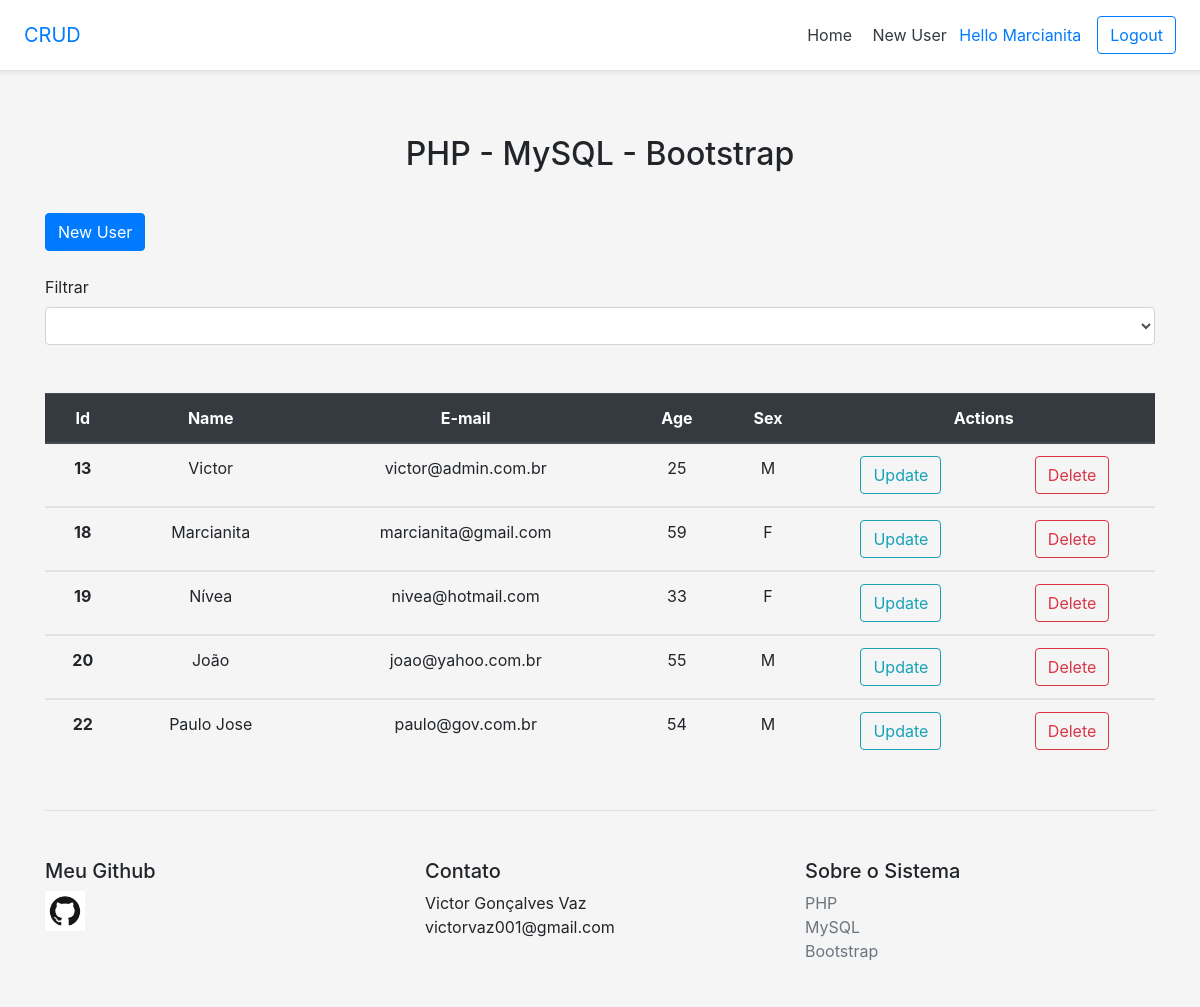
/index.php (signed in), run on the app's committed database.
### tables this page shows
CREATE TABLE `aluno` (
  `id` int NOT NULL AUTO_INCREMENT,
  `nome` varchar(50) DEFAULT NULL,
  `email` varchar(50) DEFAULT NULL,
  `idade` int DEFAULT NULL,
  `sexo` char(1) DEFAULT NULL,
  `senha` varchar(32) DEFAULT NULL,
  PRIMARY KEY (`id`)
);

### index.php (the view, shortened to what this page needs)
<?php
require 'config.php'
?>
<!DOCTYPE html>
<html>
<head>
	<link rel="stylesheet" href="https://stackpath.bootstrapcdn.com/bootstrap/4.5.2/css/bootstrap.min.css">
</head>
<body style="background-color: #f5f5f5;">
	 <div class="d-flex flex-column flex-md-row align-items-center p-3 px-md-4 mb-3 bg-white border-bottom shadow-sm">
	<h5 class="my-0 mr-md-auto font-weight-normal"><a href="index.php"
		style="text-decoration: none;">CRUD</h5></a>
  <nav class="my-2 my-md-0 mr-md-3">
    <a class="p-2 text-dark" href="index.php">Home</a>
    <a class="p-2 text-dark" href="adduser.php">New User</a>
    <?php
      if(isset($_SESSION["id"]) && !empty($_SESSION["id"])){
          $nome = $_SESSION["nome"];
          echo '<a href="index.php"> Hello '.$nome.'</a>';
      } else {
        header("Location: login.php");
      }
    ?>
  </nav>
 <a class="btn btn-outline-primary" href="logout.php">Logout</a>
</div>
<div class="pricing-header px-3 py-3 pt-md-5 pb-md-4 mx-auto text-center">
  <h2 class="display-5">PHP - MySQL - Bootstrap</h2>
</div>
<div class="container">
   <a href="adduser.php" class="btn btn-primary">New User</a><br/><br/>
   <form method="GET">
    <label for="exampleFormControlSelect1">Filtrar</label>
    <select class="form-control " id="exampleFormControlSelect1">
      <option></option>
      <option>For name</option>
    </select>
   </form>
<br/><br/>
 <table class="table" style="text-align: center;">
  <thead class="thead-dark">
    <tr>
      <th scope="col">Id</th>
      <th scope="col">Name</th>
      <th scope="col">E-mail</th>
      <th scope="col">Age</th>
      <th scope="col">Sex</th>
      <th scope="col" colspan="2">Actions</th>
    </tr>
  </thead>
  <?php
      $sql = "SELECT * FROM aluno";
      $sql = $pdo->query($sql);
    if($sql->rowCount()> 0){
      foreach($sql->fetchAll() as $usuario):
  ?>
  <tbody>
    <tr>
      <th scope="row"><?php echo $usuario["id"]; ?></th>
      <td><?php echo $usuario["nome"]; ?></td>
      <td><?php echo $usuario["email"]; ?></td>
      <td><?php echo $usuario["idade"]; ?></td>
      <td><?php echo $usuario["sexo"]; ?></td>
      <td><?php echo '<a href="updateuser.php?id='.$usuario["id"].'" class="btn btn-outline-info">Update</a>'?></td>
      <td><?php echo '<a href="deleteuser.php?id='.$usuario["id"].'" class="btn btn-outline-danger">Delete</a>'?></td>
    </tr>
  </tbody>
  <?php
    endforeach;
  }
  ?>
</table>
<footer class="pt-4 my-md-5 pt-md-5 border-top">
    <div class="row">
      <div class="col-6 col-md">
      	<h5>Meu Github</h5>
        <a href="https://github.com/victorvaz001/ProjetosPHP" target="_blank"><img class="mb-2" src="GitHub-Mark.png" alt="" width="40" height="40"></a>
      </div>
      <div class="col-6 col-md">
        <h5>Contato</h5>
        <ul class="list-unstyled text-small">
          <li><p>Victor Gonçalves Vaz<br/>victorvaz001@gmail.com</p></li>
        </ul>
      </div>
      <div class="col-6 col-md">
        <h5>Sobre o Sistema</h5>
        <ul class="list-unstyled text-small">
          <li><a class="text-muted" href="https://www.php.net/" target="_blank">PHP</a></li>
          <li><a class="text-muted" href="https://www.mysql.com/" target="_blank">MySQL</a></li>
          <li><a class="text-muted" href="https://getbootstrap.com/" target="_blank">Bootstrap</a></li>
        </ul>
      </div>
    </div>
  </footer>
</div>
</body>
</html>
</body>
</html>

### data on the page
aluno: id "13", nome "Victor", email "victor@admin.com.br", idade "25", sexo "M"
aluno: id "18", nome "Marcianita", email "marcianita@gmail.com", idade "59", sexo "F"
aluno: id "19", nome "Nívea", email "nivea@hotmail.com", idade "33", sexo "F"
aluno: id "20", nome "João", email "joao@yahoo.com.br", idade "55", sexo "M"
aluno: id "22", nome "Paulo Jose", email "paulo@gov.com.br", idade "54", sexo "M"

### other printed values
$nome "Marcianita"
